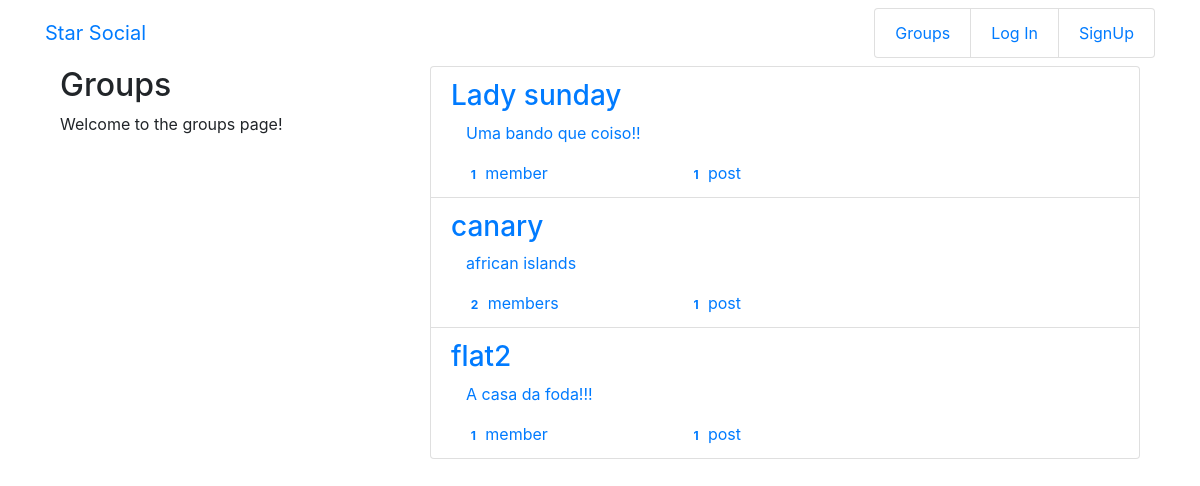
The app's page /groups/ with its own data.
### groups/models.py (models this page shows, shortened)
class Group(models.Model):
    name = models.CharField(max_length=255,unique=True)
    slug = models.SlugField(allow_unicode=True,unique=True)
    description = models.TextField(blank=True,default='')
    description_html = models.TextField(editable=False, default='',blank=True)
    members = models.ManyToManyField(User, through='GroupMember')
    class Meta:
        ordering = ['name']

### groups/views.py (the view)
# urls.py: path('',views.ListGroup.as_view(), name="all"),
class ListGroup(generic.ListView):
    model = Group

### groups/templates/groups/group_list.html (shortened to what this page needs)
{% extends "groups/group_base.html" %}
{% block pregroup %}
<div class="col-md-4">
    <div class="content">
        <h2>Groups</h2>
        <p>Welcome to the groups page!</p>
    </div>
</div>
{% endblock %}
{% block group_content %}
<div class="col-md-8">
    <div class="list-group">
        {% for group in object_list %}
        <a class="list-group-item" href="{%url "groups:single" slug=group.slug%}">
            <h3 class="title list-group-item-heading">{{group.name}}</h3>
            <div class="list-group-item-text container-fluid">
                {{group.description_html|safe}}
                <div class="row">
                    <div class="col-md-4">
                        <span class="badge">{{group.members.count}}</span>
                        member{{group.members.count|pluralize}}
                    </div>
                    <div class="col-md-4">
                        <span class='badge'>{{group.posts.count}}</span>
                        post{{group.post.count|pluralize}}
                    </div>
                </div>
            </div>
        </a>
        {%endfor%}
    </div>
</div>
{%endblock%}

### groups/templates/groups/group_base.html (shortened to what this page needs)
{% extends "base.html" %}
{% block content %}
<div class="groups-content">
    <div class="container">
        <div class ="row">
            {% block pregroup %}{% endblock %}
            {% block group_content %}{% endblock %}
        </div>
    </div>
</div>
{% endblock %}

### templates/base.html (shortened to what this page needs)
<!DOCTYPE html>
{% load static %}
<html lang="en">
<head>
    <link rel="stylesheet" href="https://stackpath.bootstrapcdn.com/bootstrap/4.5.0/css/bootstrap.min.css">
    <link rel="stylesheet" href="{% static "simplesocial/css/master.css"%}">
</head>
<body>
    <nav class='navbar style="background-color: #DCDCDC; mynav' role='navigation' id='navbar'>
        <div class="container">
            <a class='navbar-brand mynav' href="{% url "index" %}">Star Social</a>
                <ul class='nav navbar-nav navbar-right'>
                    <div class="list-group  list-group-horizontal-xl">
                    {%if user.is_authenticated %}
                        <li class="list-group-item"><a href="{% url 'posts:create'%}">Post</a></li>
                        <li class="list-group-item"><a href="{% url "groups:all"%}">Groups</a></li>
                        <li class="list-group-item"><a href="{% url "groups:create"%}">Create Group</a></li>
                        <li class="list-group-item"><a href="{% url 'accounts:logout' %}">Log Out</a></li>
                    {% else %}
                        <li class="list-group-item"><a href="{% url "groups:all"%}">Groups</a></li>
                        <li class="list-group-item"><a href="{% url "accounts:login" %}">Log In</a></li>
                        <li class="list-group-item"><a href="{% url "accounts:signup" %}">SignUp</a></li>
                    </div>
                    {%endif%}
                </ul>
        </div>
    </nav>
    <div class="container mycontent">
    {%block content%}
    {%endblock%}
    </div>
</body>
</html>

### records on screen
Group: name "Lady sunday", description_html "Uma bando que coiso!!", members.count "1", posts.count "1"
Group: name "canary", description_html "african islands", members.count "2", posts.count "1"
Group: name "flat2", description_html "A casa da foda!!!", members.count "1", posts.count "1"
